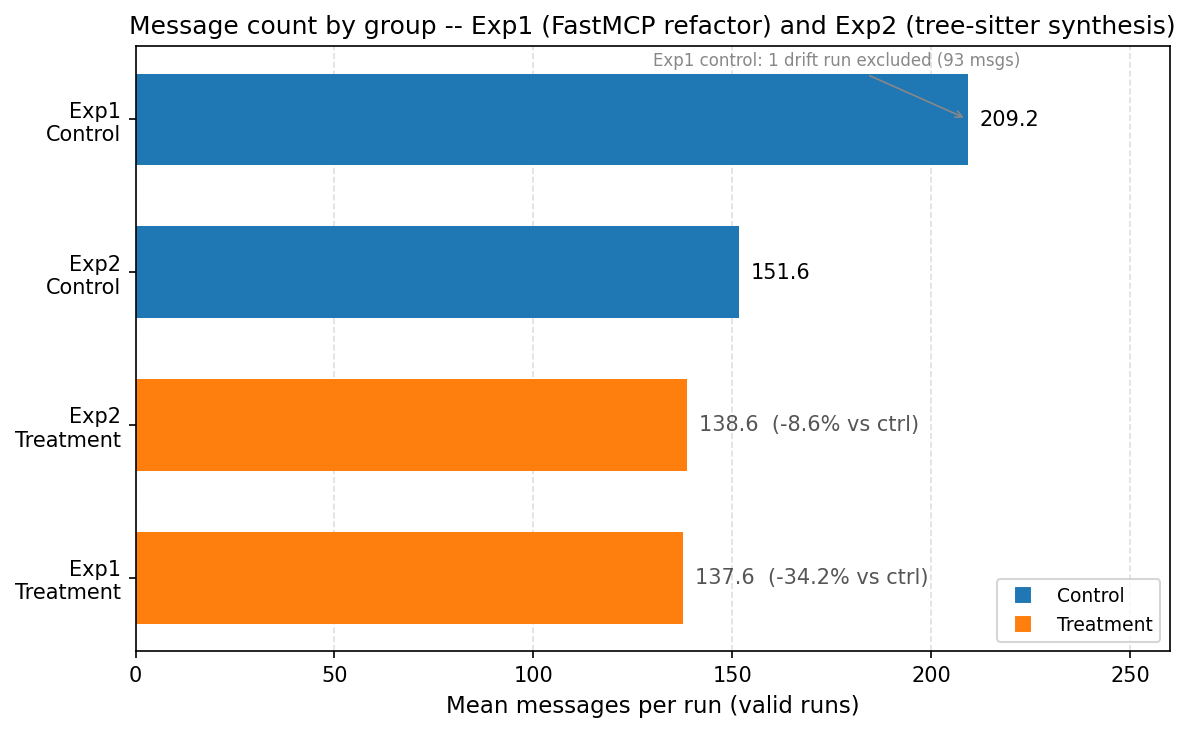

The script that saved this image:
import matplotlib
matplotlib.use('Agg')
import matplotlib.pyplot as plt
from matplotlib.lines import Line2D

# Sorted data
labels_sorted = ["Exp1\nTreatment", "Exp2\nTreatment", "Exp2\nControl", "Exp1\nControl"]
values_sorted = [137.6, 138.6, 151.6, 209.25]
colors_sorted = ["#ff7f0e", "#ff7f0e", "#1f77b4", "#1f77b4"]

fig, ax = plt.subplots(figsize=(8, 5))

bars = ax.barh(range(4), values_sorted, color=colors_sorted, height=0.6)

# Axis labels and title
ax.set_xlabel('Mean messages per run (valid runs)', fontsize=11)
ax.set_title('Message count by group -- Exp1 (FastMCP refactor) and Exp2 (tree-sitter synthesis)', fontsize=12)
ax.set_xlim(0, 260)
ax.xaxis.grid(True, linestyle='--', alpha=0.4, zorder=0)
ax.set_axisbelow(True)

# Y ticks
ax.set_yticks(range(4))
ax.set_yticklabels(labels_sorted, fontsize=10)

# Value labels and delta annotations
for i, bar in enumerate(bars):
    v = values_sorted[i]
    label = f"{v:.1f}"
    if i < 2:  # treatment bars
        delta = "-34.2% vs ctrl" if i == 0 else "-8.6% vs ctrl"
        label = f"{label}  ({delta})"
        color = "#555555"
    else:
        color = "black"
    ax.text(v + 3, bar.get_y() + bar.get_height() / 2, label, va='center', fontsize=10, color=color)

# Annotation for Exp1 control note
ax.annotate('Exp1 control: 1 drift run excluded (93 msgs)', xy=(209.25, 3), xytext=(130, 3.35),
            fontsize=8, color='#888888', arrowprops=dict(arrowstyle='->', color='#888888', lw=0.8))

# Legend
legend_elements = [
    Line2D([0], [0], marker='s', color='w', markerfacecolor='#1f77b4', markersize=9, label='Control'),
    Line2D([0], [0], marker='s', color='w', markerfacecolor='#ff7f0e', markersize=9, label='Treatment')
]
ax.legend(handles=legend_elements, loc='lower right', fontsize=9)

plt.tight_layout()
plt.savefig('figures/fig3-message-counts.png', dpi=150, bbox_inches='tight')
print('Saved figures/fig3-message-counts.png')
